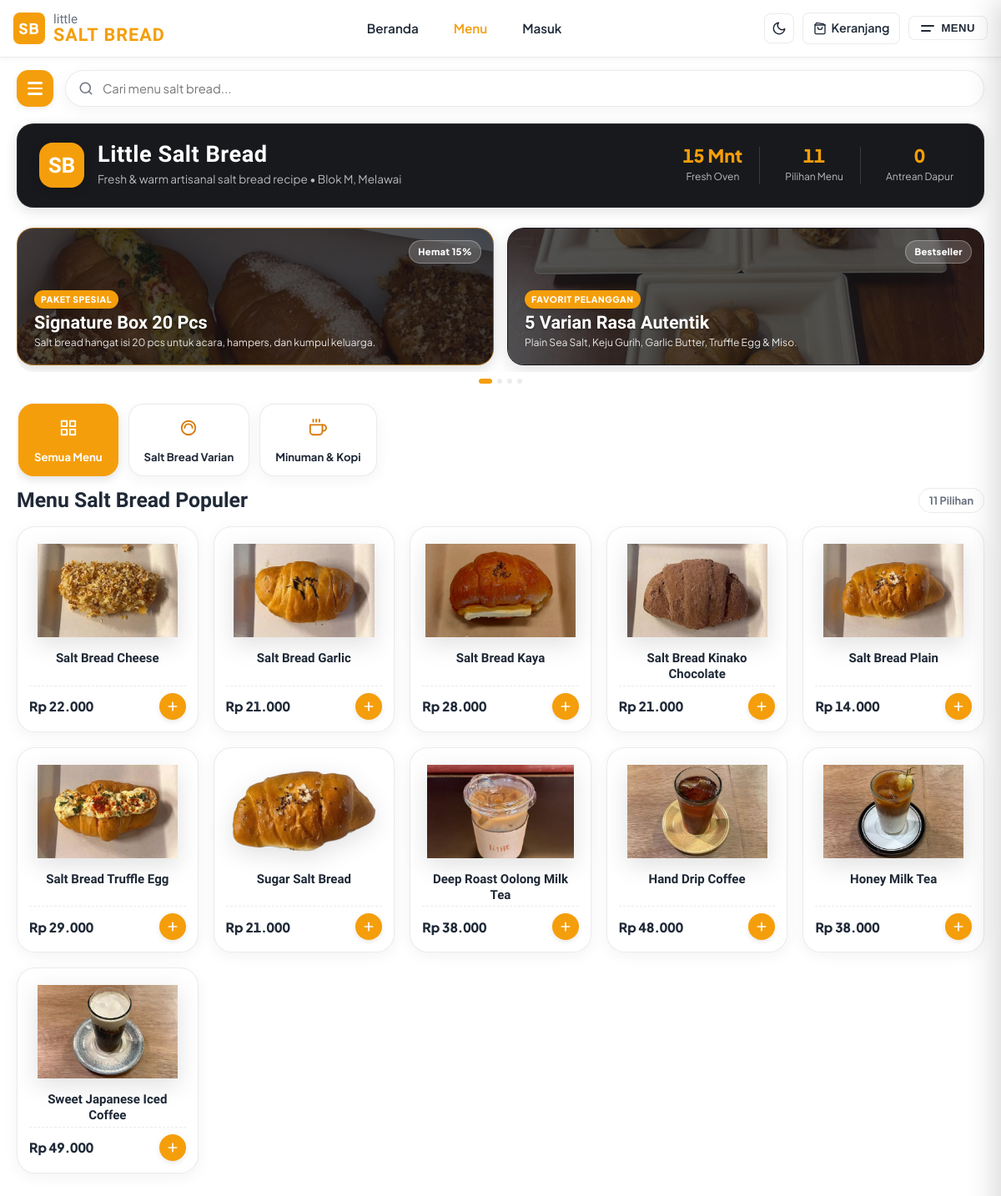
/views/customer/index.php, run on the app's committed database.
### tables this page shows
CREATE TABLE IF NOT EXISTS `categories` (
    `id` INT AUTO_INCREMENT PRIMARY KEY,
    `name` VARCHAR(50) NOT NULL,
    `slug` VARCHAR(50) NOT NULL UNIQUE,
    `icon` VARCHAR(50) DEFAULT NULL,
    `sort_order` INT NOT NULL DEFAULT 0,
    `is_active` TINYINT(1) NOT NULL DEFAULT 1,
    `created_at` DATETIME NOT NULL DEFAULT CURRENT_TIMESTAMP
);

CREATE TABLE IF NOT EXISTS `products` (
    `id` INT AUTO_INCREMENT PRIMARY KEY,
    `category_id` INT NOT NULL,
    `name` VARCHAR(100) NOT NULL,
    `slug` VARCHAR(100) NOT NULL UNIQUE,
    `description` TEXT DEFAULT NULL,
    `price` INT NOT NULL,
    `discount_price` INT DEFAULT NULL,
    `stock` INT NOT NULL DEFAULT 0,
    `image_url` VARCHAR(255) DEFAULT NULL,
    `bake_time_mins` INT NOT NULL DEFAULT 12,
    `is_featured` TINYINT(1) NOT NULL DEFAULT 0,
    `is_available` TINYINT(1) NOT NULL DEFAULT 1,
    `is_active` TINYINT(1) NOT NULL DEFAULT 1,
    `options_json` JSON DEFAULT NULL,
    `created_at` DATETIME NOT NULL DEFAULT CURRENT_TIMESTAMP,
    `updated_at` DATETIME NOT NULL DEFAULT CURRENT_TIMESTAMP ON UPDATE CURRENT_TIMESTAMP,
    FOREIGN KEY (`category_id`) REFERENCES `categories`(`id`) ON DELETE RESTRICT ON UPDATE CASCADE,
    INDEX `idx_category` (`category_id`),
    INDEX `idx_featured` (`is_featured`),
    INDEX `idx_active` (`is_active`)
);

### controllers/MenuController.php (called while the page is built, shortened)
<?php
require_once __DIR__ . '/../config/database.php';
class MenuController {
    public static function getAll($categorySlug = null, $search = null) {
        $db = getDb();
        $query = "SELECT p.*, c.name as category_name, c.slug as category_slug
                  FROM products p
                  LEFT JOIN categories c ON p.category_id = c.id
                  WHERE p.is_active = 1";
        $params = [];
        $query .= " ORDER BY c.sort_order, p.name";
        $stmt = $db->prepare($query);
        $stmt->execute($params);
        return ["success" => true, "data" => $stmt->fetchAll()];
    }
    public static function getCategories() {
        $db = getDb();
        $stmt = $db->prepare("SELECT * FROM categories WHERE is_active = 1 ORDER BY sort_order, name");
        $stmt->execute();
        return ["success" => true, "data" => $stmt->fetchAll()];
    }
}

### config/database.php (called while the page is built, shortened)
<?php
function formatRupiah(int $amount): string {
    return 'Rp ' . number_format($amount, 0, ',', '.');
}

### views/customer/index.php (the view, shortened to what this page needs)
<?php
require_once __DIR__ . '/../../config/database.php';
require_once __DIR__ . '/../../controllers/MenuController.php';
$pdo = getDb();
$categoryFilter = $_GET['category'] ?? null;
$searchFilter = $_GET['search'] ?? null;
$categories = MenuController::getCategories()['data'] ?? [];
$products = MenuController::getAll($categoryFilter, $searchFilter)['data'] ?? [];
$stmtQueue = $pdo->prepare("SELECT COUNT(*) as count FROM orders WHERE order_status IN ('pending', 'processing', 'ready')");
$stmtQueue->execute();
$activeQueueCount = (int)($stmtQueue->fetch()['count'] ?? 0);
require_once __DIR__ . '/../partials/header.php';
?>
<div class="cust-menu-wrapper">
    <div class="cust-topbar">
        <button class="cust-menu-trigger" id="cust-drawer-btn" title="Buka Menu Navigasi" aria-label="Menu Navigasi">
            <span></span>
            <span></span>
            <span></span>
        </button>
        <div class="cust-search-box">
            <span class="cust-search-icon">
            </span>
            <input type="text" class="cust-search-input" id="cust-search-input" placeholder="Cari menu salt bread..." autocomplete="off" value="<?= htmlspecialchars($searchFilter ?? '') ?>">
        </div>
    </div>
    <div class="cust-store-banner">
        <div class="cust-store-profile">
            <div class="cust-store-avatar">SB</div>
            <div>
                <h2 class="cust-store-name">Little Salt Bread</h2>
                <p class="cust-store-tagline">Fresh & warm artisanal salt bread recipe • Blok M, Melawai</p>
            </div>
        </div>
        <div class="cust-store-stats">
            <div class="cust-stat-col">
                <div class="cust-stat-num">15 Mnt</div>
                <div class="cust-stat-lbl">Fresh Oven</div>
            </div>
            <div class="cust-stat-col">
                <div class="cust-stat-num"><?= count($products) ?></div>
                <div class="cust-stat-lbl">Pilihan Menu</div>
            </div>
            <div class="cust-stat-col">
                <div class="cust-stat-num"><?= $activeQueueCount ?></div>
                <div class="cust-stat-lbl">Antrean Dapur</div>
            </div>
        </div>
    </div>
    <section class="cust-promo-section" aria-label="Promo & Rekomendasi Menu">
        <div class="cust-promo-viewport" id="custPromoViewport">
            <div class="cust-promo-track" id="custPromoTrack">
                <div class="cust-promo-card" data-promo="box" data-index="0">
                    <img src="<?= $baseUrl ?>/assets/img/banners/banner_white_box_packaging.jpg" alt="Signature Box 20 Pcs" class="cust-promo-bg" loading="lazy">
                    <div class="cust-promo-overlay"></div>
                    <div class="cust-promo-badge">Hemat 15%</div>
                    <div class="cust-promo-content">
                        <span class="cust-promo-pill">PAKET SPESIAL</span>
                        <h4 class="cust-promo-title">Signature Box 20 Pcs</h4>
                        <p class="cust-promo-desc">Salt bread hangat isi 20 pcs untuk acara, hampers, dan kumpul keluarga.</p>
                    </div>
                </div>
                <div class="cust-promo-card" data-promo="variants" data-index="1">
                    <img src="<?= $baseUrl ?>/assets/img/banners/banner_flavor_variants.jpg" alt="5 Varian Rasa Little Salt Bread" class="cust-promo-bg" loading="lazy">
                    <div class="cust-promo-overlay"></div>
                    <div class="cust-promo-badge">Bestseller</div>
                    <div class="cust-promo-content">
                        <span class="cust-promo-pill">FAVORIT PELANGGAN</span>
                        <h4 class="cust-promo-title">5 Varian Rasa Autentik</h4>
                        <p class="cust-promo-desc">Plain Sea Salt, Keju Gurih, Garlic Butter, Truffle Egg & Miso.</p>
                    </div>
                </div>
            </div>
        </div>
        <div class="cust-promo-dots" id="custPromoDots">
            <button type="button" class="cust-promo-dot active" aria-label="Promo 1" data-index="0"></button>
            <button type="button" class="cust-promo-dot" aria-label="Promo 2" data-index="1"></button>
            <button type="button" class="cust-promo-dot" aria-label="Promo 3" data-index="2"></button>
            <button type="button" class="cust-promo-dot" aria-label="Promo 4" data-index="3"></button>
        </div>
    </section>
    <div class="cust-categories-carousel" id="cust-categories-bar">
        <div class="cust-cat-card <?= empty($categoryFilter) ? 'active' : '' ?>" data-category="all">
            <div class="cust-cat-icon">
            </div>
            <span class="cust-cat-name">Semua Menu</span>
        </div>
        <?php foreach ($categories as $cat):
            $isActiveCat = ($categoryFilter === $cat['slug']);
        ?>
            <div class="cust-cat-card <?= $isActiveCat ? 'active' : '' ?>" data-category="<?= htmlspecialchars($cat['slug']) ?>">
                <div class="cust-cat-icon">
                    <?php if (strpos($cat['slug'], 'roti') !== false): ?>
                        <svg width="22" height="22" viewBox="0 0 24 24" fill="none" stroke="currentColor" stroke-width="2" stroke-linecap="round" stroke-linejoin="round" aria-hidden="true"><circle cx="12" cy="12" r="9"></circle><path d="M7 12a5 5 0 0 1 10 0"></path></svg>
                    <?php elseif (strpos($cat['slug'], 'minum') !== false || strpos($cat['slug'], 'kopi') !== false): ?>
                        <svg width="22" height="22" viewBox="0 0 24 24" fill="none" stroke="currentColor" stroke-width="2" stroke-linecap="round" stroke-linejoin="round" aria-hidden="true"><path d="M18 8h1a4 4 0 0 1 0 8h-1"></path><path d="M2 8h16v9a4 4 0 0 1-4 4H6a4 4 0 0 1-4-4V8z"></path><line x1="6" y1="1" x2="6" y2="4"></line><line x1="10" y1="1" x2="10" y2="4"></line><line x1="14" y1="1" x2="14" y2="4"></line></svg>
                    <?php else: ?>
                        <svg width="22" height="22" viewBox="0 0 24 24" fill="none" stroke="currentColor" stroke-width="2" stroke-linecap="round" stroke-linejoin="round" aria-hidden="true"><path d="M6 2L3 6v14a2 2 0 0 0 2 2h14a2 2 0 0 0 2-2V6l-3-2z"></path><line x1="3" y1="6" x2="21" y2="6"></line></svg>
                    <?php endif; ?>
                </div>
                <span class="cust-cat-name"><?= htmlspecialchars($cat['name']) ?></span>
            </div>
        <?php endforeach; ?>
    </div>
    <div class="cust-section-header">
        <h3 class="cust-section-title">Menu Salt Bread Populer</h3>
        <span class="cust-product-count-badge" id="product-count-label"><?= count($products) ?> Pilihan</span>
    </div>
    <div class="cust-products-grid" id="cust-products-container">
        <?php if (empty($products)): ?>
            <div style="grid-column: 1 / -1; text-align: center; padding: 60px 20px; background: var(--cust-card-bg); border-radius: 20px; border: 1px dashed var(--cust-card-border);">
                <h4 style="margin: 0 0 6px; font-weight: 800;">Menu Tidak Ditemukan</h4>
                <p style="color: var(--cust-text-sub); margin: 0;">Silakan pilih kategori lain atau gunakan kata kunci pencarian berbeda.</p>
            </div>
        <?php else: ?>
            <?php foreach ($products as $p):
                $isAvailable = (!isset($p['is_available']) || (int)$p['is_available'] === 1) && (int)$p['stock'] > 0;
                $imgUrl = !empty($p['image_url']) ? $baseUrl . '/' . ltrim($p['image_url'], '/') : $baseUrl . '/assets/img/salt_bread_plain.png';
                $options = !empty($p['options_json']) ? json_decode($p['options_json'], true) : [];
                $hasCustomization = !empty($options['sugar_levels']) || !empty($options['sizes']);
            ?>
                <div class="cust-product-card <?= !$isAvailable ? 'disabled' : '' ?>"
                     data-id="<?= $p['id'] ?>"
                     data-name="<?= htmlspecialchars($p['name']) ?>"
                     data-price="<?= (float)$p['price'] ?>"
                     data-category="<?= htmlspecialchars($p['category_slug'] ?? '') ?>"
                     data-img="<?= htmlspecialchars($imgUrl) ?>"
                     data-stock="<?= (int)$p['stock'] ?>"
                     data-has-options="<?= $hasCustomization ? '1' : '0' ?>"
                     data-options='<?= htmlspecialchars($p['options_json'] ?? "{}") ?>'
                     data-available="<?= $isAvailable ? '1' : '0' ?>">
                    <div class="cust-product-img-wrap">
                        <img src="<?= htmlspecialchars($imgUrl) ?>" alt="<?= htmlspecialchars($p['name']) ?>" class="cust-product-img" loading="lazy" onerror="this.src='<?= $baseUrl ?>/assets/img/salt_bread_plain.png'">
                    </div>
                    <h4 class="cust-product-name"><?= htmlspecialchars($p['name']) ?></h4>
                    <div class="cust-product-bottom">
                        <span class="cust-product-price"><?= formatRupiah($p['price']) ?></span>
                        <span class="cust-add-btn" aria-hidden="true" style="pointer-events: none;">
                            <svg width="16" height="16" viewBox="0 0 24 24" fill="none" stroke="currentColor" stroke-width="2.5" stroke-linecap="round" stroke-linejoin="round" aria-hidden="true"><line x1="12" y1="5" x2="12" y2="19"></line><line x1="5" y1="12" x2="19" y2="12"></line></svg>
                        </span>
                    </div>
                </div>
            <?php endforeach; ?>
        <?php endif; ?>
    </div>
</div>
<?php
require_once __DIR__ . '/../partials/footer.php';
?>

### assets/css/style.css (style rules this page uses)
:root { --primary: #f59e0b; --primary-dark: #d97706; --primary-light: #fbbf24; --accent: #92400e; --bg-primary: #ffffff; --bg-secondary: #ffffff; --bg-card: #ffffff; --text-primary: #1f2937; --text-secondary: #6b7280; --text-muted: #9ca3af; --border: rgba(0, 0, 0, 0.08); --shadow: 0 4px 20px rgba(0, 0, 0, 0.05); --shadow-lg: 0 10px 25px rgba(0, 0, 0, 0.08); --success: #059669; --error: #dc2626; --warning: #f59e0b; --info: #3b82f6; --radius-sm: 8px; --radius: 14px; --radius-lg: 20px; --radius-xl: 24px; --radius-pill: 9999px; --transition: 0.25s cubic-bezier(0.4, 0, 0.2, 1); --font-body: "Plus Jakarta Sans", sans-serif; --font-display: "Patrick Hand", cursive; --font-accent: "Gaegu", cursive; --safe-top: env(safe-area-inset-top, 0px); --safe-bottom: env(safe-area-inset-bottom, 0px); }
*, *::before, *::after { box-sizing: border-box; margin: 0; padding: 0; }
html { scroll-behavior: smooth; }
body { font-family: var(--font-body); background-color: var(--bg-primary); color: var(--text-primary); line-height: 1.6; -webkit-font-smoothing: antialiased; -moz-osx-font-smoothing: grayscale; padding-top: 68px; }
h1, h2, h3, h4, h5, h6 { font-family: var(--font-display); font-weight: 400; line-height: 1.2; color: var(--text-primary); margin-bottom: 0.5rem; }
h2 { font-size: 2rem; }
h3 { font-size: 1.75rem; }
h4 { font-size: 1.5rem; }
p { margin-bottom: 1rem; }

### data on the page
categories: slug "roti" (drawn), name "Salt Bread Varian"
categories: slug "minuman" (drawn), name "Minuman & Kopi"
products: image_url (picture), name "Salt Bread Cheese", price "Rp 22.000"
products: image_url (picture), name "Salt Bread Garlic", price "Rp 21.000"
products: image_url (picture), name "Salt Bread Kaya", price "Rp 28.000"
products: image_url (picture), name "Salt Bread Kinako Chocolate", price "Rp 21.000"
products: image_url (picture), name "Salt Bread Plain", price "Rp 14.000"
products: image_url (picture), name "Salt Bread Truffle Egg", price "Rp 29.000"
products: shows a picture, name "Sugar Salt Bread", price "Rp 21.000"
products: image_url (picture), name "Deep Roast Oolong Milk Tea", price "Rp 38.000"
products: image_url (picture), name "Hand Drip Coffee", price "Rp 48.000"
products: image_url (picture), name "Honey Milk Tea", price "Rp 38.000"
products: image_url (picture), name "Sweet Japanese Iced Coffee", price "Rp 49.000"

### other printed values
count($products) "11"
$activeQueueCount "0"
